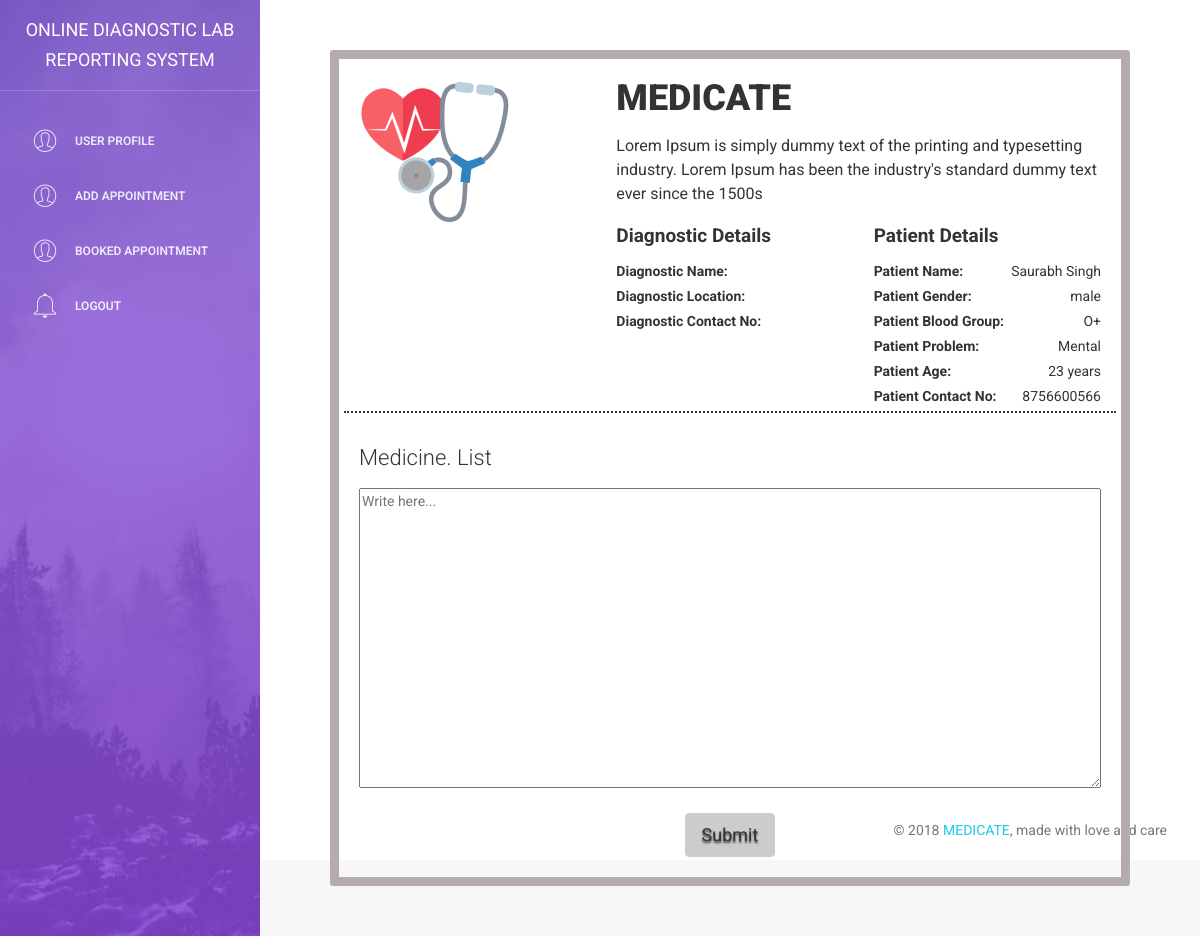
Page /_diagnostic/dia_report.php?patient_id=1 (signed in) on the committed database.
### tables this page shows
CREATE TABLE IF NOT EXISTS `patient_registration` (
  `id` int(255) NOT NULL AUTO_INCREMENT,
  `patient_name` varchar(255) NOT NULL,
  `patient_gender` varchar(255) NOT NULL,
  `patient_contactnumber` varchar(255) NOT NULL,
  `patient_email` varchar(255) NOT NULL,
  `patient_pass` varchar(255) NOT NULL,
  `patient_group` varchar(255) NOT NULL,
  `patient_problem` varchar(255) NOT NULL,
  `patient_location` varchar(255) NOT NULL,
  `patient_dateofbirth` varchar(255) NOT NULL,
  `patient_sec_ques` varchar(255) NOT NULL,
  `patient_sec_ans` varchar(255) NOT NULL,
  `patient_profile` varchar(255) NOT NULL,
  `patient_fb_link` varchar(255) NOT NULL,
  `patient_twitter_link` varchar(255) NOT NULL,
  `patient_google_link` varchar(255) NOT NULL,
  `patient_review` varchar(255) NOT NULL,
  PRIMARY KEY (`id`)
);

### _diagnostic/dia_report.php (the view, shortened to what this page needs)
<?php
	include("includes/header.php");
	if(isset($_REQUEST['patient_id'])){
		$sql = "select * from patient_registration where id='$_REQUEST[patient_id]'";
		$rs = mysqli_query($conn, $sql);
		$data = mysqli_fetch_assoc($rs);
		$dia_sql = "select * from daignostic_center where id = '$_REQUEST[d_id]'";
		$dia_rs = mysqli_query($conn, $dia_sql);
		$data1 = mysqli_fetch_assoc($dia_rs);
	}
?>
<div class="main-panel report_page">
	<div class="content">
		<div class="container-fluid">
			<div class="report_banner">
				<div class="row">
					<div class="header">
						<div class="col-md-4">
						<img src="../images/medical.png" height="150" >
						</div>
						<div class="col-md-8 header_top">
							<h2>MEDICATE</h2>
							<p>
								Lorem Ipsum is simply dummy text of the printing and typesetting industry. Lorem Ipsum has been the industry's standard dummy text ever since the 1500s
							</p>
							<div class="row">
								<div class="col-md-6 dc_dt">
										<div class="hd">
											<h5>Diagnostic Details</h5>
										</div>
										<div class="">
											<div><label>Diagnostic Name:</label><span><?php echo $data1['dia_name']; ?></span></div>
											<div><label>Diagnostic Location:</label><span><?php echo $data1['dia_loc']; ?></span></div>
											<div><label>Diagnostic Contact No:</label><span><?php echo $data1['dia_contnum']; ?></span></div>
										</div>
								</div>
								<div class="col-md-6 pt_dt">
										<div class="hd">
											<h5>Patient Details</h5>
										</div>
										<div class="">
											<div><label>Patient Name:</label><span><?php echo $data['patient_name']; ?></span></div>
											<div><label>Patient Gender:</label><span><?php echo $data['patient_gender']; ?></span></div>
											<div><label>Patient Blood Group:</label><span><?php echo $data['patient_group']; ?></span></div>
											<div><label>Patient Problem:</label><span><?php echo $data['patient_problem']; ?></span></div>
											<div><label>Patient Age:</label><span><?php
											$date1 = $data['patient_dateofbirth'];
											$date2 = date("Y-m-d");
											$diff = abs(strtotime($date2) - strtotime($date1));
											$years = floor($diff / (365*60*60*24));
											printf("%d years", $years);
											?></span></div>
											<div><label>Patient Contact No:</label><span><?php echo $data['patient_contactnumber']; ?></span></div>
										</div>
								</div>
							</div>
						</div>
					</div>
				</div>
				<div class="row">
					<div class="col-md-12">
						<h4>Medicine. List</h4>
						<form action="lib/report.php" method="post" class="rep_pad">
						<textarea class="txt_field" name="patient_report" id="patient_report" placeholder="Write here..."></textarea>
						<input type="submit" name="act" value="Submit" id="rep_btn" />
						</form>
					</div>
				</div>
			</div>
		</div>
	</div>
</div>
<?php
	include("includes/footer.php");
?>

### _diagnostic/css/style.css (style rules this page uses)
.report_page .report_banner { border: 9px solid #b4abab; border-radius: 3px; margin: 20px 40px; padding: 20px; }
.report_page .report_banner h2 { font-weight:900; margin-top:0px; }
.report_page .header { border-bottom: 2px dotted; overflow: hidden; }
.report_page .dc_dt span, .report_page .pt_dt span { float: right; }
.report_page .hd h5 { font-weight: 700; font-size: 19px; }
.report_page .txt_field { width: 100%; height: 300px; }
.report_page #rep_btn { margin-top:20px; background-color: #ccc; border: unset; font-size:18px; border-radius:4px; padding: 8px 16px; border: 1px solid #ccc; text-shadow: 0px 2px 2px; }
.report_page .rep_pad { text-align:center; }

### rows in the picture
patient_registration: patient_name "Saurabh Singh", patient_gender "male", patient_group "O+", patient_problem "Mental", patient_contactnumber "8756600566"
